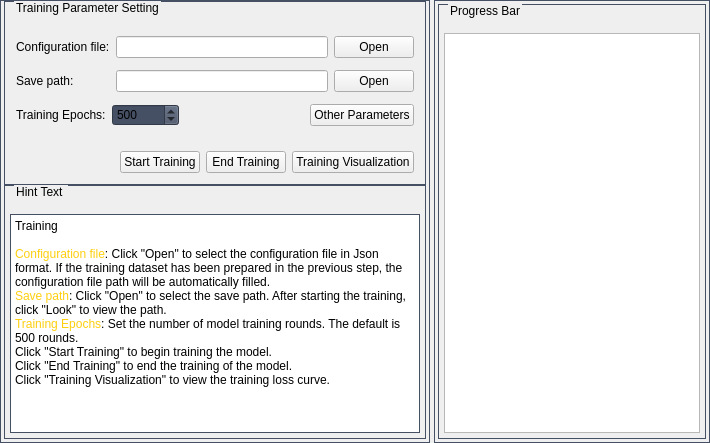
       <widget class="QWidget" name="TrainPage">
        <property name="styleSheet">
         <string notr="true"/>
        </property>
        <layout class="QHBoxLayout" name="horizontalLayout_5">
         <property name="leftMargin">
          <number>0</number>
         </property>
         <property name="topMargin">
          <number>0</number>
         </property>
         <property name="rightMargin">
          <number>0</number>
         </property>
         <property name="bottomMargin">
          <number>0</number>
         </property>
         <item>
          <layout class="QHBoxLayout" name="Train_horizontalLayout">
           <property name="spacing">
            <number>4</number>
           </property>
           <item>
            <widget class="QFrame" name="TrainWidget">
             <property name="sizePolicy">
              <sizepolicy hsizetype="Expanding" vsizetype="Expanding">
               <horstretch>9</horstretch>
               <verstretch>0</verstretch>
              </sizepolicy>
             </property>
             <property name="minimumSize">
              <size>
               <width>430</width>
               <height>0</height>
              </size>
             </property>
             <property name="styleSheet">
              <string notr="true">QWidget#TrainWidget {
	border: 1px solid rgb(70,80,100);
}</string>
             </property>
             <property name="frameShape">
              <enum>QFrame::StyledPanel</enum>
             </property>
             <property name="frameShadow">
              <enum>QFrame::Raised</enum>
             </property>
             <layout class="QVBoxLayout" name="verticalLayout_5">
              <property name="leftMargin">
               <number>0</number>
              </property>
              <property name="topMargin">
               <number>0</number>
              </property>
              <property name="rightMargin">
               <number>0</number>
              </property>
              <property name="bottomMargin">
               <number>0</number>
              </property>
              <item>
               <layout class="QVBoxLayout" name="Train_verticalLayout">
                <property name="spacing">
                 <number>0</number>
                </property>
                <item>
                 <widget class="QWidget" name="train_func_widget" native="true">
                  <property name="sizePolicy">
                   <sizepolicy hsizetype="Expanding" vsizetype="Expanding">
                    <horstretch>0</horstretch>
                    <verstretch>5</verstretch>
                   </sizepolicy>
                  </property>
                  <layout class="QVBoxLayout" name="verticalLayout_35">
                   <property name="leftMargin">
                    <number>3</number>
                   </property>
                   <property name="topMargin">
                    <number>0</number>
                   </property>
                   <property name="rightMargin">
                    <number>3</number>
                   </property>
                   <property name="bottomMargin">
                    <number>0</number>
                   </property>
                   <item>
                    <widget class="QGroupBox" name="train_func_groupBox">
                     <property name="minimumSize">
                      <size>
                       <width>0</width>
                       <height>0</height>
                      </size>
                     </property>
                     <property name="styleSheet">
                      <string notr="true">QGroupBox#train_func_groupBox
{
	border: 1px solid rgb(70,80,100);
	margin-top: 3.0ex;
}
QGroupBox#train_func_groupBox::title
{
	subcontrol-origin:margin;
	left: 10px;
}</string>
                     </property>
                     <property name="title">
                      <string>Training Parameter Setting</string>
                     </property>
                     <layout class="QVBoxLayout" name="verticalLayout_36">
                      <property name="leftMargin">
                       <number>3</number>
                      </property>
                      <property name="topMargin">
                       <number>9</number>
                      </property>
                      <property name="rightMargin">
                       <number>3</number>
                      </property>
                      <property name="bottomMargin">
                       <number>3</number>
                      </property>
                      <item>
                       <layout class="QVBoxLayout" name="verticalLayout_6">
                        <property name="leftMargin">
                         <number>3</number>
                        </property>
                        <property name="topMargin">
                         <number>3</number>
                        </property>
                        <property name="rightMargin">
                         <number>3</number>
                        </property>
                        <property name="bottomMargin">
                         <number>3</number>
                        </property>
                        <item>
                         <layout class="QGridLayout" name="gridLayout_7">
                          <property name="leftMargin">
                           <number>3</number>
                          </property>
                          <property name="topMargin">
                           <number>3</number>
                          </property>
                          <property name="rightMargin">
                           <number>3</number>
                          </property>
                          <property name="bottomMargin">
                           <number>3</number>
                          </property>
                          <property name="verticalSpacing">
                           <number>12</number>
                          </property>
                          <item row="1" column="0">
                           <widget class="QLabel" name="label_16">
                            <property name="text">
                             <string>Save path:</string>
                            </property>
                           </widget>
                          </item>
                          <item row="0" column="0">
                           <widget class="QLabel" name="label_3">
                            <property name="text">
                             <string>Configuration file:</string>
                            </property>
                           </widget>
                          </item>
                          <item row="0" column="1">
                           <widget class="QLineEdit" name="train_cfg_lineEdit"/>
                          </item>
                          <item row="0" column="2">
                           <widget class="QPushButton" name="train_cfg_Button">
                            <property name="text">
                             <string>Open</string>
                            </property>
                           </widget>
                          </item>
                          <item row="1" column="2">
                           <widget class="QPushButton" name="train_save_Button">
                            <property name="text">
                             <string>Open</string>
                            </property>
                           </widget>
                          </item>
                          <item row="1" column="1">
                           <widget class="QLineEdit" name="train_save_lineEdit">
                            <property name="readOnly">
                             <bool>true</bool>
                            </property>
                           </widget>
                          </item>
                         </layout>
                        </item>
                        <item>
                         <layout class="QGridLayout" name="gridLayout_5">
                          <property name="leftMargin">
                           <number>3</number>
                          </property>
                          <property name="topMargin">
                           <number>3</number>
                          </property>
                          <property name="rightMargin">
                           <number>3</number>
                          </property>
                          <property name="bottomMargin">
                           <number>3</number>
                          </property>
                          <property name="verticalSpacing">
                           <number>12</number>
                          </property>
                          <item row="0" column="0">
                           <widget class="QLabel" name="label_4">
                            <property name="text">
                             <string>Training Epochs:</string>
                            </property>
                            <property name="alignment">
                             <set>Qt::AlignLeading|Qt::AlignLeft|Qt::AlignVCenter</set>
                            </property>
                           </widget>
                          </item>
                          <item row="0" column="2">
                           <spacer name="horizontalSpacer_6">
                            <property name="orientation">
                             <enum>Qt::Horizontal</enum>
                            </property>
                            <property name="sizeHint" stdset="0">
                             <size>
                              <width>40</width>
                              <height>20</height>
                             </size>
                            </property>
                           </spacer>
                          </item>
                          <item row="0" column="1">
                           <widget class="QSpinBox" name="epoch_spinBox">
                            <property name="styleSheet">
                             <string notr="true">background-color: rgb(70, 80, 100);</string>
                            </property>
                            <property name="minimum">
                             <number>5</number>
                            </property>
                            <property name="maximum">
                             <number>999999</number>
                            </property>
                            <property name="value">
                             <number>500</number>
                            </property>
                           </widget>
                          </item>
                          <item row="0" column="3">
                           <widget class="QPushButton" name="Param_Button">
                            <property name="text">
                             <string>Other Parameters</string>
                            </property>
                           </widget>
                          </item>
                         </layout>
                        </item>
                        <item>
                         <spacer name="verticalSpacer_3">
                          <property name="orientation">
                           <enum>Qt::Vertical</enum>
                          </property>
                          <property name="sizeHint" stdset="0">
                           <size>
                            <width>20</width>
                            <height>40</height>
                           </size>
                          </property>
                         </spacer>
                        </item>
                        <item>
                         <layout class="QHBoxLayout" name="horizontalLayout_11">
                          <property name="leftMargin">
                           <number>3</number>
                          </property>
                          <property name="topMargin">
                           <number>3</number>
                          </property>
                          <property name="rightMargin">
                           <number>3</number>
                          </property>
                          <property name="bottomMargin">
                           <number>3</number>
                          </property>
                          <item>
                           <spacer name="horizontalSpacer_5">
                            <property name="orientation">
                             <enum>Qt::Horizontal</enum>
                            </property>
                            <property name="sizeHint" stdset="0">
                             <size>
                              <width>40</width>
                              <height>20</height>
                             </size>
                            </property>
                           </spacer>
                          </item>
                          <item>
                           <widget class="QPushButton" name="train_start_Button">
                            <property name="text">
                             <string>Start Training</string>
                            </property>
                           </widget>
                          </item>
                          <item>
                           <widget class="QPushButton" name="train_end_Button">
                            <property name="text">
                             <string>End Training</string>
                            </property>
                           </widget>
                          </item>
                          <item>
                           <widget class="QPushButton" name="train_preview_Button">
                            <property name="text">
                             <string>Training Visualization</string>
                            </property>
                           </widget>
                          </item>
                         </layout>
                        </item>
                       </layout>
                      </item>
                     </layout>
                    </widget>
                   </item>
                  </layout>
                 </widget>
                </item>
                <item>
                 <widget class="QWidget" name="train_info_widget" native="true">
                  <property name="sizePolicy">
                   <sizepolicy hsizetype="Expanding" vsizetype="Expanding">
                    <horstretch>0</horstretch>
                    <verstretch>7</verstretch>
                   </sizepolicy>
                  </property>
                  <layout class="QVBoxLayout" name="verticalLayout_33">
                   <property name="leftMargin">
                    <number>3</number>
                   </property>
                   <property name="topMargin">
                    <number>0</number>
                   </property>
                   <property name="rightMargin">
                    <number>3</number>
                   </property>
                   <property name="bottomMargin">
                    <number>3</number>
                   </property>
                   <item>
                    <widget class="QGroupBox" name="train_info_groupBox">
                     <property name="minimumSize">
                      <size>
                       <width>0</width>
                       <height>0</height>
                      </size>
                     </property>
                     <property name="styleSheet">
                      <string notr="true">QGroupBox#train_info_groupBox
{
	border: 1px solid rgb(70,80,100);
	margin-top: 3.0ex;
}
QGroupBox#train_info_groupBox::title
{
	subcontrol-origin:margin;
	left: 10px;
}</string>
                     </property>
                     <property name="title">
                      <string>Hint Text </string>
                     </property>
                     <layout class="QVBoxLayout" name="verticalLayout_34">
                      <property name="leftMargin">
                       <number>3</number>
                      </property>
                      <property name="topMargin">
                       <number>9</number>
                      </property>
                      <property name="rightMargin">
                       <number>3</number>
                      </property>
                      <property name="bottomMargin">
                       <number>3</number>
                      </property>
                      <item>
                       <layout class="QVBoxLayout" name="verticalLayout_32">
                        <item>
                         <widget class="QTextBrowser" name="train_info_textBrowser">
                          <property name="sizePolicy">
                           <sizepolicy hsizetype="Expanding" vsizetype="Expanding">
                            <horstretch>0</horstretch>
                            <verstretch>0</verstretch>
                           </sizepolicy>
                          </property>
                          <property name="styleSheet">
                           <string notr="true">QTextBrowser#train_info_textBrowser {
	border: 1px solid rgb(70,80,100)
}</string>
                          </property>
                          <property name="html">
                           <string>&lt;!DOCTYPE HTML PUBLIC &quot;-//W3C//DTD HTML 4.0//EN&quot; &quot;http://www.w3.org/TR/REC-html40/strict.dtd&quot;&gt;
&lt;html&gt;&lt;head&gt;&lt;meta name=&quot;qrichtext&quot; content=&quot;1&quot; /&gt;&lt;style type=&quot;text/css&quot;&gt;
p, li { white-space: pre-wrap; }
&lt;/style&gt;&lt;/head&gt;&lt;body style=&quot; font-family:'微软雅黑'; font-size:9pt; font-weight:400; font-style:normal;&quot;&gt;
&lt;p style=&quot; margin-top:0px; margin-bottom:0px; margin-left:0px; margin-right:0px; -qt-block-indent:0; text-indent:0px;&quot;&gt;Training&lt;/p&gt;
&lt;p style=&quot;-qt-paragraph-type:empty; margin-top:0px; margin-bottom:0px; margin-left:0px; margin-right:0px; -qt-block-indent:0; text-indent:0px; color:#ffcf0f;&quot;&gt;&lt;br /&gt;&lt;/p&gt;
&lt;p style=&quot; margin-top:0px; margin-bottom:0px; margin-left:0px; margin-right:0px; -qt-block-indent:0; text-indent:0px;&quot;&gt;&lt;span style=&quot; color:#ffcf0f;&quot;&gt;Configuration file&lt;/span&gt;: Click &amp;quot;Open&amp;quot; to select the configuration file in Json format. If the training dataset has been prepared in the previous step, the configuration file path will be automatically filled.&lt;/p&gt;
&lt;p style=&quot; margin-top:0px; margin-bottom:0px; margin-left:0px; margin-right:0px; -qt-block-indent:0; text-indent:0px;&quot;&gt;&lt;span style=&quot; color:#ffcf0f;&quot;&gt;Save path&lt;/span&gt;: Click &amp;quot;Open&amp;quot; to select the save path. After starting the training, click &amp;quot;Look&amp;quot; to view the path. &lt;/p&gt;
&lt;p style=&quot; margin-top:0px; margin-bottom:0px; margin-left:0px; margin-right:0px; -qt-block-indent:0; text-indent:0px;&quot;&gt;&lt;span style=&quot; color:#ffcf0f;&quot;&gt;Training Epochs&lt;/span&gt;: Set the number of model training rounds. The default is 500 rounds.&lt;/p&gt;
&lt;p style=&quot; margin-top:0px; margin-bottom:0px; margin-left:0px; margin-right:0px; -qt-block-indent:0; text-indent:0px;&quot;&gt;Click &amp;quot;Start Training&amp;quot; to begin training the model.&lt;/p&gt;
&lt;p style=&quot; margin-top:0px; margin-bottom:0px; margin-left:0px; margin-right:0px; -qt-block-indent:0; text-indent:0px;&quot;&gt;Click &amp;quot;End Training&amp;quot; to end the training of the model.&lt;/p&gt;
&lt;p style=&quot; margin-top:0px; margin-bottom:0px; margin-left:0px; margin-right:0px; -qt-block-indent:0; text-indent:0px;&quot;&gt;Click &amp;quot;Training Visualization&amp;quot; to view the training loss curve.&lt;/p&gt;&lt;/body&gt;&lt;/html&gt;</string>
                          </property>
                         </widget>
                        </item>
                       </layout>
                      </item>
                     </layout>
                    </widget>
                   </item>
                  </layout>
                 </widget>
                </item>
               </layout>
              </item>
             </layout>
            </widget>
           </item>
           <item>
            <widget class="QFrame" name="TrainFrame">
             <property name="sizePolicy">
              <sizepolicy hsizetype="Expanding" vsizetype="Expanding">
               <horstretch>30</horstretch>
               <verstretch>1</verstretch>
              </sizepolicy>
             </property>
             <property name="styleSheet">
              <string notr="true">QWidget#TrainFrame {
	border: 1px solid rgb(70,80,100);
}</string>
             </property>
             <property name="frameShape">
              <enum>QFrame::StyledPanel</enum>
             </property>
             <property name="frameShadow">
              <enum>QFrame::Raised</enum>
             </property>
             <layout class="QVBoxLayout" name="verticalLayout_38">
              <property name="leftMargin">
               <number>3</number>
              </property>
              <property name="topMargin">
               <number>3</number>
              </property>
              <property name="rightMargin">
               <number>3</number>
              </property>
              <property name="bottomMargin">
               <number>3</number>
              </property>
              <item>
               <widget class="QGroupBox" name="train_progress_groupBox">
                <property name="styleSheet">
                 <string notr="true">QGroupBox#train_progress_groupBox
{
	border: 1px solid rgb(70,80,100);
	margin-top: 3.0ex;
}
QGroupBox#train_progress_groupBox::title
{
	subcontrol-origin:margin;
	left: 10px;
}</string>
                </property>
                <property name="title">
                 <string>Progress Bar</string>
                </property>
                <layout class="QVBoxLayout" name="verticalLayout_23">
                 <property name="leftMargin">
                  <number>3</number>
                 </property>
                 <property name="rightMargin">
                  <number>3</number>
                 </property>
                 <property name="bottomMargin">
                  <number>3</number>
                 </property>
                 <item>
                  <layout class="QVBoxLayout" name="verticalLayout_37">
                   <item>
                    <widget class="QListWidget" name="train_result_listWidget">
                     <property name="styleSheet">
                      <string notr="true"/>
                     </property>
                    </widget>
                   </item>
                  </layout>
                 </item>
                </layout>
               </widget>
              </item>
             </layout>
            </widget>
           </item>
          </layout>
         </item>
        </layout>
       </widget>
